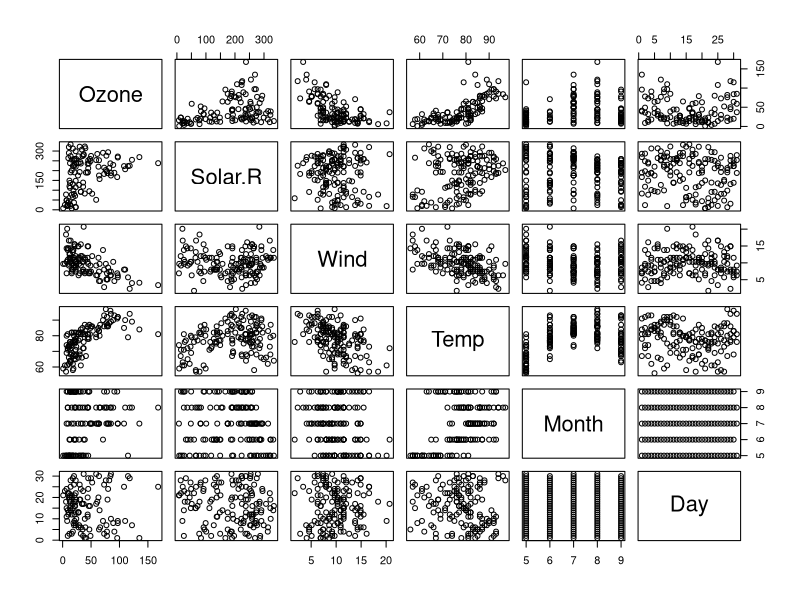
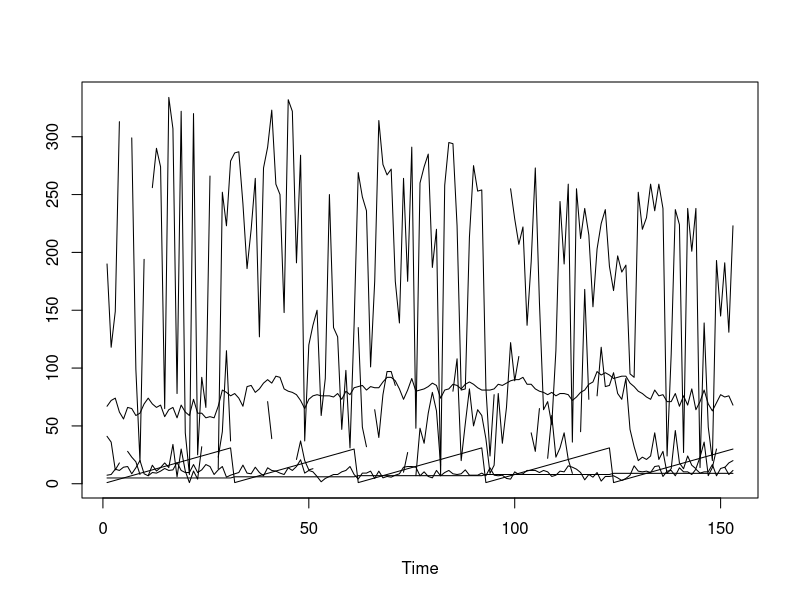

Write R code to recreate these figures, in order.
### データフレームの例 (ベクトルから行列を作成)
(A <- data.frame(height=c(172,158,160),
                 weight=c(60,53,51)))
(B <- matrix(1:8,nrow=4,ncol=2)) 
(C <- data.frame(B)) # 行列から作ることもできる
(rownames(C) <- letters[1:nrow(C)]) # 行名を付ける
(names(C) <- c("Left","Right")) # 列名を付ける
C # 内容を確認する    
### データ例 datasets::airquality (help(airquality))
dim(airquality)      # 大きさを確認
names(airquality)    # 列の名前を表示
head(airquality,n=5) # 最初の5つのデータを表示
plot(airquality)     # 散布図を表示
ts.plot(airquality)  # 時系列として表示
subset(airquality, Ozone>100) # 条件を満たす部分集合
subset(airquality, Ozone>100, select=Wind:Day) 
